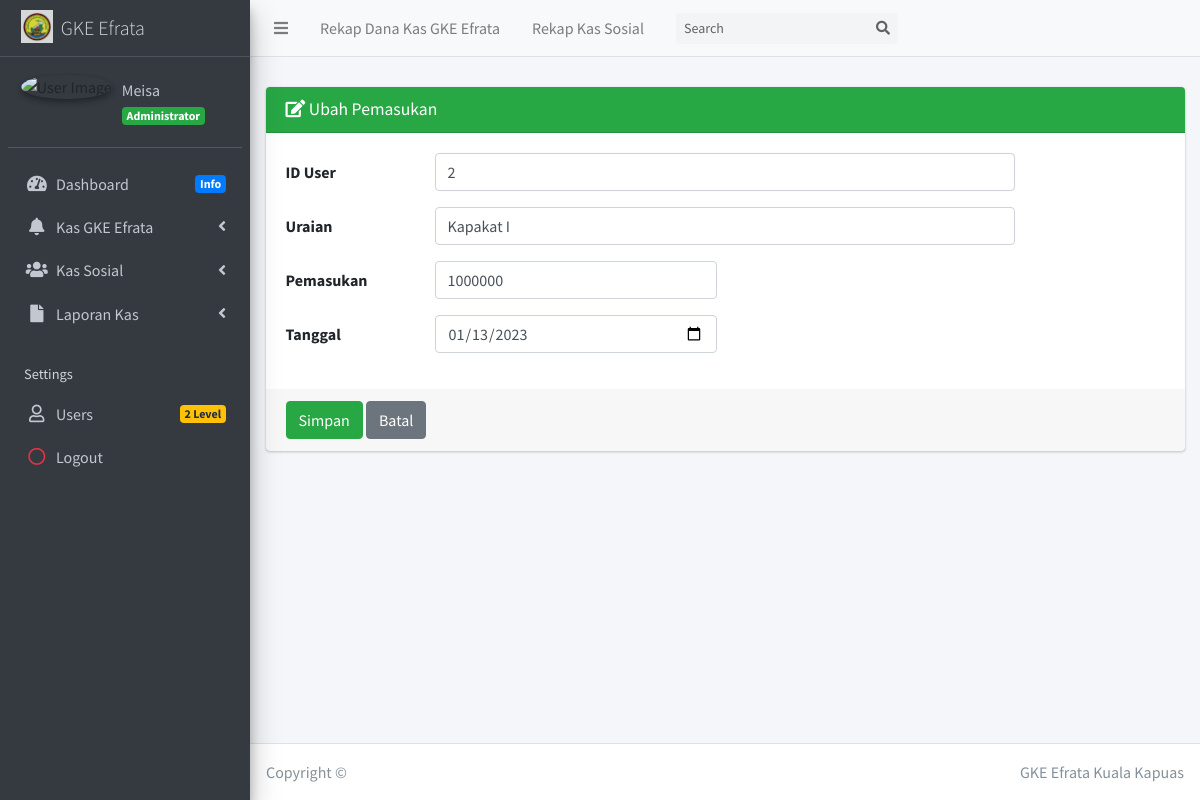
/?page=i_edit_ks&kode=1 (signed in), run on the app's committed database.
### tables this page shows
CREATE TABLE `dana_sosial` (
  `id_user` int(20) NOT NULL,
  `id_ds` int(11) NOT NULL,
  `tgl_ds` date NOT NULL,
  `uraian_ds` varchar(200) NOT NULL,
  `masuk` int(11) NOT NULL,
  `keluar` int(11) NOT NULL,
  `jenis` enum('Masuk','Keluar') NOT NULL,
  `waktu` timestamp NOT NULL DEFAULT current_timestamp() ON UPDATE current_timestamp()
);

### bendahara/sosial/in/edit_kas.php (the view, shortened to what this page needs)
<?php
    if(isset($_GET['kode'])){
        $sql_cek = "SELECT * FROM dana_sosial WHERE id_ds='".$_GET['kode']."'";
        $query_cek = mysqli_query($koneksi, $sql_cek);
        $data_cek = mysqli_fetch_array($query_cek,MYSQLI_BOTH);
    }
?>
<div class="card card-success">
  <div class="card-header">
    <h3 class="card-title"><i class="fa fa-edit"></i> Ubah Pemasukan</h3>
  </div>
  <form action="" method="post" enctype="multipart/form-data">
    <div class="card-body">
<div class="form-group row">
        <label class="col-sm-2 col-form-label">ID User</label>
        <div class="col-sm-8">
          <input type="text" class="form-control" id="id_user" name="id_user" value="<?php echo $data_cek['id_user']; ?>"/>
        </div>
      </div>
      <div class="form-group row">
        <label class="col-sm-2 col-form-label">Uraian</label>
        <div class="col-sm-8">
          <input type="text" class="form-control" id="uraian_ds" name="uraian_ds" value="<?php echo $data_cek['uraian_ds']; ?>"/>
        </div>
      </div>
      <div class="form-group row">
        <label class="col-sm-2 col-form-label">Pemasukan</label>
        <div class="col-sm-4">
          <input type="text" class="form-control" id="masuk" name="masuk" value="<?php echo $data_cek['masuk']; ?>"/>
        </div>
      </div>
      <div class="form-group row">
        <label class="col-sm-2 col-form-label">Tanggal</label>
        <div class="col-sm-4">
          <input type="date" class="form-control" id="tgl_ds" name="tgl_ds" value="<?php echo $data_cek['tgl_ds']; ?>"/>
        </div>
      </div>
    </div>
    <div class="card-footer">
      <input type="submit" name="Ubah" value="Simpan" class="btn btn-success" >
      <a href="?page=i_data_ks" title="Kembali" class="btn btn-secondary">Batal</a>
    </div>
  </form>
</div>

### data on the page
dana_sosial: id_user "2", uraian_ds "Kapakat I", masuk "1000000", tgl_ds "01/13/2023"

### other printed values
$data_nama "Meisa"
$data_level "Administrator"
